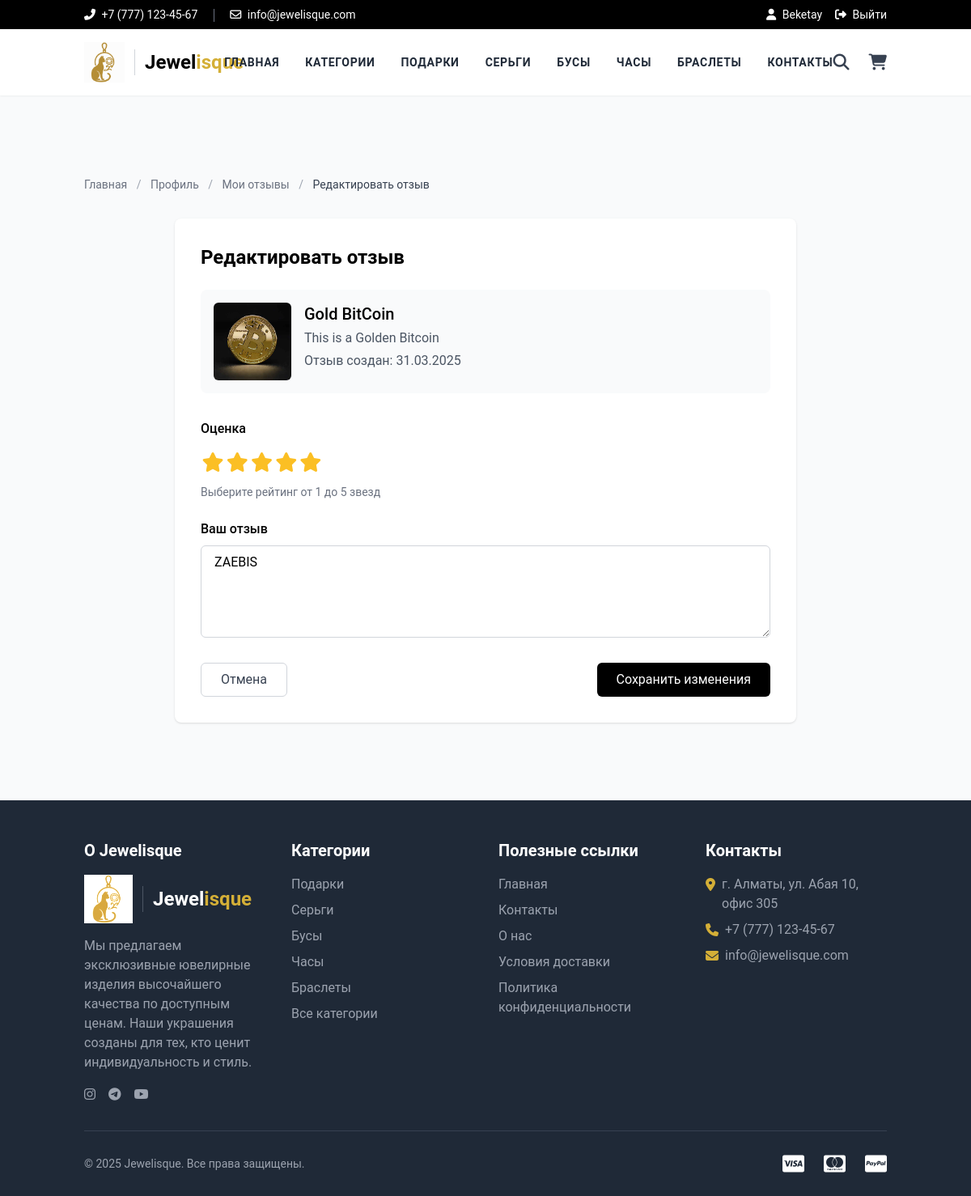
The app's page /edit-review/18/ (signed in) with its own data.
### store/models.py (models this page shows, shortened)
class Category(models.Model):
    title = models.CharField(max_length=50, verbose_name="Название категории")
    slug = models.SlugField(max_length=55, verbose_name="URL категории", unique=True)
    description = models.TextField(blank=True, verbose_name="Описание категории")
    category_image = models.ImageField(upload_to='category', blank=True, null=True, verbose_name="Изображение категории")
    is_active = models.BooleanField(verbose_name="Активна?", default=True)
    is_featured = models.BooleanField(verbose_name="Рекомендуемая?", default=False)
    created_at = models.DateTimeField(auto_now_add=True, verbose_name="Дата создания")
    updated_at = models.DateTimeField(auto_now=True, verbose_name="Дата обновления")
    class Meta:
        verbose_name_plural = 'Категории'
        ordering = ('-created_at',)
        indexes = [
            models.Index(fields=['slug']),
            models.Index(fields=['is_active']),
            models.Index(fields=['is_featured']),
        ]

class Product(models.Model):
    title = models.CharField(max_length=150, verbose_name="Название товара")
    slug = models.SlugField(max_length=160, verbose_name="URL товара", unique=True)
    sku = models.CharField(max_length=255, unique=True, verbose_name="Уникальный ID товара (SKU)")
    short_description = models.TextField(verbose_name="Краткое описание")
    detail_description = models.TextField(blank=True, null=True, verbose_name="Подробное описание")
    product_image = models.ImageField(upload_to='product', blank=True, null=True, verbose_name="Изображение товара")
    price = models.DecimalField(max_digits=8, decimal_places=2, verbose_name="Цена")
    category = models.ForeignKey(Category, verbose_name="Категория товара", on_delete=models.CASCADE, db_index=True)
    is_active = models.BooleanField(verbose_name="Активен?", default=True)
    is_featured = models.BooleanField(verbose_name="Рекомендуемый?", default=False)
    created_at = models.DateTimeField(auto_now_add=True, verbose_name="Дата создания")
    updated_at = models.DateTimeField(auto_now=True, verbose_name="Дата обновления")
    class Meta:
        verbose_name_plural = 'Товары'
        ordering = ('-created_at',)
        indexes = [
            models.Index(fields=['slug']),
            models.Index(fields=['sku']),
            models.Index(fields=['category']),
            models.Index(fields=['is_active']),
            models.Index(fields=['is_featured']),
            models.Index(fields=['price']),
        ]

class Review(models.Model):
    user = models.ForeignKey(User, on_delete=models.CASCADE, verbose_name="Пользователь", db_index=True)
    product = models.ForeignKey(Product, on_delete=models.CASCADE, related_name="reviews", verbose_name="Товар", db_index=True)
    order = models.ForeignKey(Order, on_delete=models.SET_NULL, null=True, blank=True, verbose_name="Заказ", db_index=True)
    rating = models.IntegerField(choices=RATING_CHOICES, verbose_name="Оценка")
    comment = models.TextField(verbose_name="Комментарий")
    created_at = models.DateTimeField(auto_now_add=True, verbose_name="Дата создания")
    is_published = models.BooleanField(default=True, verbose_name="Опубликован")
    class Meta:
        verbose_name = "Отзыв"
        verbose_name_plural = "Отзывы"
        ordering = ['-created_at']
        unique_together = ['user', 'product', 'order']
        indexes = [
            models.Index(fields=['user']),
            models.Index(fields=['product']),
            models.Index(fields=['order']),
            models.Index(fields=['rating']),
            models.Index(fields=['is_published']),
        ]

### store/views.py (the view)
# urls.py: path('edit-review/<int:review_id>/', views.edit_review, name='edit-review'),
@login_required
def edit_review(request, review_id):
    if request.user.is_superuser:
        return redirect('store:profile')
    review = get_object_or_404(Review, id=review_id, user=request.user)
    if request.method == 'POST':
        form = ReviewForm(request.POST, instance=review)
        if form.is_valid():
            form.save()
            messages.success(request, "Ваш отзыв успешно обновлен")
            return redirect('store:my-reviews')
    else:
        form = ReviewForm(instance=review)
    context = {
        'form': form,
        'review': review,
        'product': review.product,
    }
    return render(request, 'store/edit_review.html', context)

### templates/store/edit_review.html (shortened to what this page needs)
{% extends 'base.html' %}
{% load store_tags %}
{% block content %}
<div class="container mx-auto px-4 py-12">
    <div class="text-sm mb-8">
        <a href="{% url 'store:home' %}" class="text-gray-500 hover:text-secondary">Главная</a>
        <span class="mx-2 text-gray-400">/</span>
        <a href="{% url 'store:profile' %}" class="text-gray-500 hover:text-secondary">Профиль</a>
        <span class="mx-2 text-gray-400">/</span>
        <a href="{% url 'store:my-reviews' %}" class="text-gray-500 hover:text-secondary">Мои отзывы</a>
        <span class="mx-2 text-gray-400">/</span>
        <span class="text-gray-700">Редактировать отзыв</span>
    </div>
    <div class="max-w-3xl mx-auto">
        <div class="bg-white rounded-lg shadow p-8">
            <h1 class="text-2xl font-bold mb-6">Редактировать отзыв</h1>
            <div class="flex items-start mb-8 p-4 bg-gray-50 rounded-lg">
                <div class="w-24 h-24 rounded-md overflow-hidden mr-4 flex-shrink-0">
                    {% if product.product_image %}
                    <img src="{{ product.product_image.url }}" alt="{{ product.title }}" class="w-full h-full object-cover">
                    {% else %}
                    <div class="w-full h-full bg-gray-200 flex items-center justify-center text-gray-400">
                        <i class="fas fa-image text-2xl"></i>
                    </div>
                    {% endif %}
                </div>
                <div>
                    <h2 class="text-xl font-medium">{{ product.title }}</h2>
                    <p class="text-gray-600 mt-1">{{ product.short_description|truncatechars:100 }}</p>
                    <p class="text-gray-600 mt-1">Отзыв создан: {{ review.created_at|date:"d.m.Y" }}</p>
                </div>
            </div>
            <form method="post" class="space-y-6">
                <div>
                    <label class="block mb-3 font-medium">{{ form.rating.label }}</label>
                    <div class="star-rating flex items-center mb-2">
                        <label for="id_rating_0" class="star-label"><i class="fas fa-star"></i></label>
                        <label for="id_rating_1" class="star-label"><i class="fas fa-star"></i></label>
                        <label for="id_rating_2" class="star-label"><i class="fas fa-star"></i></label>
                        <label for="id_rating_3" class="star-label"><i class="fas fa-star"></i></label>
                        <label for="id_rating_4" class="star-label"><i class="fas fa-star"></i></label>
                    </div>
                    <div class="text-gray-500 text-sm">Выберите рейтинг от 1 до 5 звезд</div>
                </div>
                <div>
                    <label for="{{ form.comment.id_for_label }}" class="block mb-2 font-medium">{{ form.comment.label }}</label>
                    {{ form.comment }}
                </div>
                <div class="flex justify-between mt-8">
                    <a href="{% url 'store:my-reviews' %}" class="px-6 py-2 border border-gray-300 rounded-md text-gray-700 hover:bg-gray-50 transition">
                        Отмена
                    </a>
                    <button type="submit" class="px-6 py-2 bg-black text-white rounded-md hover:bg-opacity-90 transition">
                        Сохранить изменения
                    </button>
                </div>
            </form>
        </div>
    </div>
</div>
{% endblock %}

### templates/base.html (shortened to what this page needs)
<!DOCTYPE html>
<html lang="ru">
<head>
    {% load static %}
    {% load store_tags %}
    <link rel="stylesheet" href="{% static 'css/styles.css' %}">
    <link rel="stylesheet" href="https://cdnjs.cloudflare.com/ajax/libs/font-awesome/6.4.0/css/all.min.css">
    <link rel="stylesheet" href="{% static 'css/base_style.css' %}">
    <script src="https://cdn.tailwindcss.com"></script>
</head>
<body class="bg-gray-50 flex flex-col min-h-screen">
    <header class="bg-white shadow-sm fixed top-0 left-0 right-0 w-full z-50">
        <div class="bg-black text-white py-2">
            <div class="container mx-auto px-4 flex justify-between items-center text-sm">
                <div>
                    <span><i class="fas fa-phone-alt mr-1"></i> +7 (777) 123-45-67</span>
                    <span><i class="far fa-envelope mr-1"></i> info@jewelisque.com</span>
                </div>
                <div class="flex items-center">
                    {% if request.user.is_authenticated %}
                    <a href="{% url 'store:profile' %}" class="mr-4 hover:text-secondary transition">
                        <i class="fas fa-user mr-1"></i> {{ request.user.username }}
                    </a>
                    <a href="{% url 'store:logout' %}" class="hover:text-secondary transition">
                        <i class="fas fa-sign-out-alt mr-1"></i> Выйти
                    </a>
                    {% endif %}
                </div>
            </div>
        </div>
        <div class="container mx-auto px-4">
            <div class="flex justify-between items-center py-4">
                <a href="{% url 'store:home' %}" class="flex items-center">
                    <img src="{% get_media_prefix %}logo/logo.png" alt="Jewelisque" class="logo-img">
                    <span class="site-title">Jewel<span class="gold-text">isque</span></span>
                </a>
                <nav class="hidden md:flex space-x-8 text-sm font-bold">
                    <a href="{% url 'store:home' %}" class="nav-link text-gray-800 hover:text-secondary transition hover:scale-105">Главная</a>
                    <a href="{% url 'store:all-categories' %}" class="nav-link text-gray-800 hover:text-secondary transition hover:scale-105">Категории</a>
                    {% for category in menu_categories %}
                    <a href="{% url 'store:category-products' category.slug %}" class="nav-link text-gray-800 hover:text-secondary transition hover:scale-105">{{ category.title }}</a>
                    {% endfor %}
                    <a href="{% url 'store:contacts' %}" class="nav-link text-gray-800 hover:text-secondary transition hover:scale-105">Контакты</a>
                </nav>
                <div class="flex items-center space-x-6">
                    <button id="search-toggle" class="text-gray-700 hover:text-secondary transition">
                        <i class="fas fa-search text-xl"></i>
                    </button>
                    <a href="{% url 'store:cart' %}" class="text-gray-700 hover:text-secondary transition relative">
                        <i class="fas fa-shopping-cart text-xl"></i>
                    </a>
                </div>
            </div>
        </div>
    </header>
    <main class="flex-grow mt-[170px]">
        {% block content %}{% endblock %}
    </main>
    <footer class="bg-gray-800 text-white pt-12 pb-6 mt-12">
        <div class="container mx-auto px-4">
            <div class="grid grid-cols-1 md:grid-cols-4 gap-8 mb-8">
                <div>
                    <h3 class="text-xl font-bold mb-4">О Jewelisque</h3>
                    <div class="mb-4 flex items-center">
                        <img src="{% get_media_prefix %}logo/logo.png" alt="Jewelisque" class="footer-logo">
                        <span class="site-title text-white">Jewel<span class="gold-text">isque</span></span>
                    </div>
                    <p class="text-gray-400 mb-4">Мы предлагаем эксклюзивные ювелирные изделия высочайшего качества по доступным ценам. Наши украшения созданы для тех, кто ценит индивидуальность и стиль.</p>
                    <div class="flex space-x-4">
                        <a href="https://instagram.com" target="_blank" class="text-gray-400 hover:text-secondary transition">
                            <i class="fab fa-instagram"></i>
                        </a>
                        <a href="https://t.me" target="_blank" class="text-gray-400 hover:text-secondary transition">
                            <i class="fab fa-telegram"></i>
                        </a>
                        <a href="https://youtube.com" target="_blank" class="text-gray-400 hover:text-secondary transition">
                            <i class="fab fa-youtube"></i>
                        </a>
                    </div>
                </div>
                <div>
                    <h3 class="text-xl font-bold mb-4">Категории</h3>
                    <ul class="space-y-2">
                        {% for category in menu_categories %}
                        <li>
                            <a href="{% url 'store:category-products' category.slug %}" class="text-gray-400 hover:text-secondary transition">{{ category.title }}</a>
                        </li>
                        {% endfor %}
                        <li>
                            <a href="{% url 'store:all-categories' %}" class="text-gray-400 hover:text-secondary transition">Все категории</a>
                        </li>
                    </ul>
                </div>
                <div>
                    <h3 class="text-xl font-bold mb-4">Полезные ссылки</h3>
                    <ul class="space-y-2">
                        <li>
                            <a href="{% url 'store:home' %}" class="text-gray-400 hover:text-secondary transition">Главная</a>
                        </li>
                        <li>
                            <a href="{% url 'store:contacts' %}" class="text-gray-400 hover:text-secondary transition">Контакты</a>
                        </li>
                        <li>
                            <a href="{% url 'store:about' %}" class="text-gray-400 hover:text-secondary transition">О нас</a>
                        </li>
                        <li>
                            <a href="{% url 'store:shipping' %}" class="text-gray-400 hover:text-secondary transition">Условия доставки</a>
                        </li>
                        <li>
                            <a href="{% url 'store:privacy' %}" class="text-gray-400 hover:text-secondary transition">Политика конфиденциальности</a>
                        </li>
                    </ul>
                </div>
                <div>
                    <h3 class="text-xl font-bold mb-4">Контакты</h3>
                    <ul class="space-y-2">
                        <li class="flex items-start">
                            <i class="fas fa-map-marker-alt mt-1 mr-2 text-secondary"></i>
                            <span class="text-gray-400">г. Алматы, ул. Абая 10, офис 305</span>
                        </li>
                        <li class="flex items-start">
                            <i class="fas fa-phone mt-1 mr-2 text-secondary"></i>
                            <span class="text-gray-400">+7 (777) 123-45-67</span>
                        </li>
                        <li class="flex items-start">
                            <i class="fas fa-envelope mt-1 mr-2 text-secondary"></i>
                            <span class="text-gray-400">info@jewelisque.com</span>
                        </li>
                    </ul>
                </div>
            </div>
            <div class="border-t border-gray-700 pt-6">
                <div class="flex flex-col md:flex-row justify-between items-center">
                    <p class="text-gray-400 text-sm mb-4 md:mb-0">© 2025 Jewelisque. Все права защищены.</p>
                    <div class="flex space-x-6">
                        <i class="fab fa-cc-visa text-white text-2xl" title="Visa"></i>
                        <i class="fab fa-cc-mastercard text-white text-2xl" title="Mastercard"></i>
                        <i class="fab fa-cc-paypal text-white text-2xl" title="PayPal"></i>
                    </div>
                </div>
            </div>
        </div>
    </footer>
</body>
</html>

### records on screen
Category: title "ПОДАРКИ", title "Подарки"
Category: title "СЕРЬГИ", title "Серьги"
Category: title "БУСЫ", title "Бусы"
Category: title "ЧАСЫ", title "Часы"
Category: title "БРАСЛЕТЫ", title "Браслеты"
Product: product_image (picture), title "Gold BitCoin", short_description "This is a Golden Bitcoin"
Review: created_at "31.03.2025", comment "ZAEBIS"

### other values on screen
{{ request.user.username }} "Beketay"
